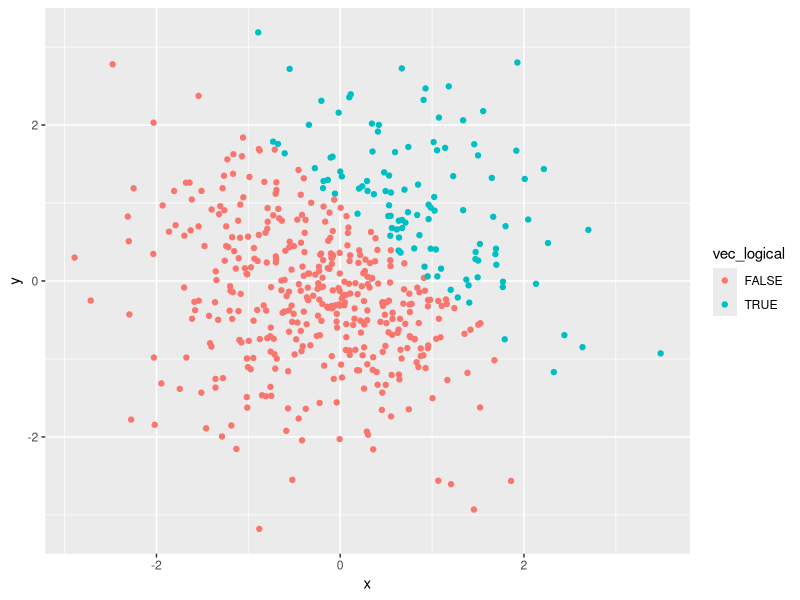
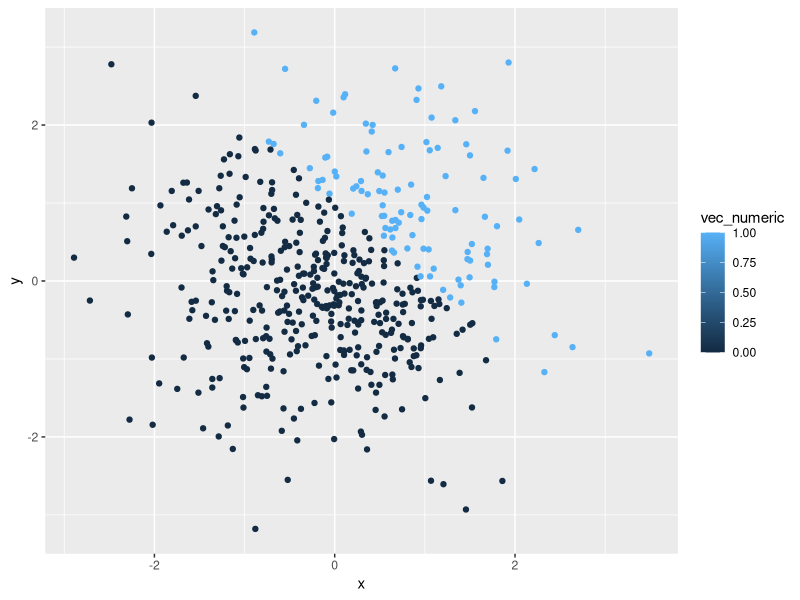
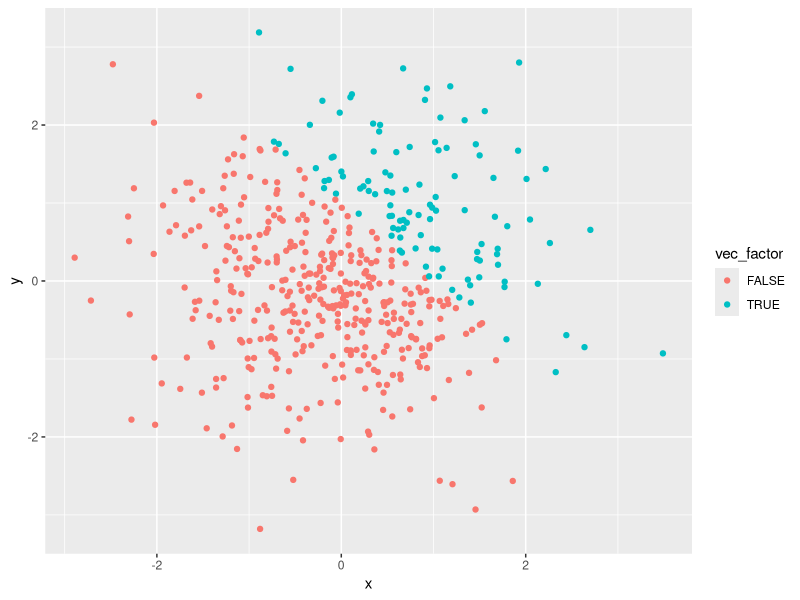
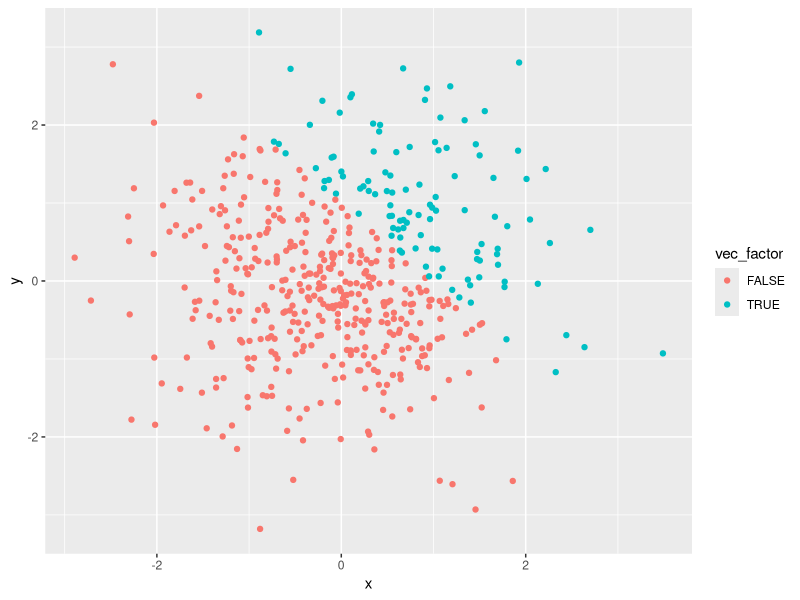

Recreate these plots in R, in order.
## ---- chunk 1
library(tidyverse)
## ---- chunk 2
problem1_df = tibble(
  norm_samp = rnorm(8),
  norm_samp_pos = norm_samp > 0,
  vec_char = c("This", "is", "the", "first", "data", "science", "homework", "assignment"),
  vec_factor = factor(c("one", "two", "three", "one", "two", "three", "one", "two"))
)
## ---- chunk 3
  mean(pull(problem1_df, norm_samp))

  mean(pull(problem1_df, norm_samp_pos))

  mean(pull(problem1_df, vec_char))

  mean(pull(problem1_df, vec_factor))
## ---- chunk 4
  as.numeric(pull(problem1_df, norm_samp_pos)) 

  as.numeric(pull(problem1_df, vec_char))

  as.numeric(pull(problem1_df, vec_factor))
## ---- chunk 5
  log_num = as.numeric(pull(problem1_df, norm_samp_pos))

  log_num * (pull(problem1_df, norm_samp))

  log_fac = as.factor(pull(problem1_df, norm_samp_pos))
  
  log_fac * (pull(problem1_df,  norm_samp))
  
  log_fac_num = as.numeric(as.factor(pull(problem1_df, norm_samp_pos)))
  
  log_fac_num * (pull(problem1_df,  norm_samp))
## ---- chunk 6
problem2_df = tibble(
  x = rnorm(500),
  y = rnorm(500),
  vec_logical = x + y > 1,
  vec_numeric = as.numeric(vec_logical),
  vec_factor = as.factor(vec_logical)
)
## ---- chunk 7
ggplot(problem2_df, aes(x = x, y = y, color = vec_logical)) + geom_point()
## ---- chunk 8
ggplot(problem2_df, aes(x = x, y = y, color = vec_numeric )) + geom_point()
## ---- chunk 9
ggplot(problem2_df, aes(x = x, y = y, color = vec_factor )) + geom_point()
## ---- chunk 10
ggsave("problem2_df.pdf")
